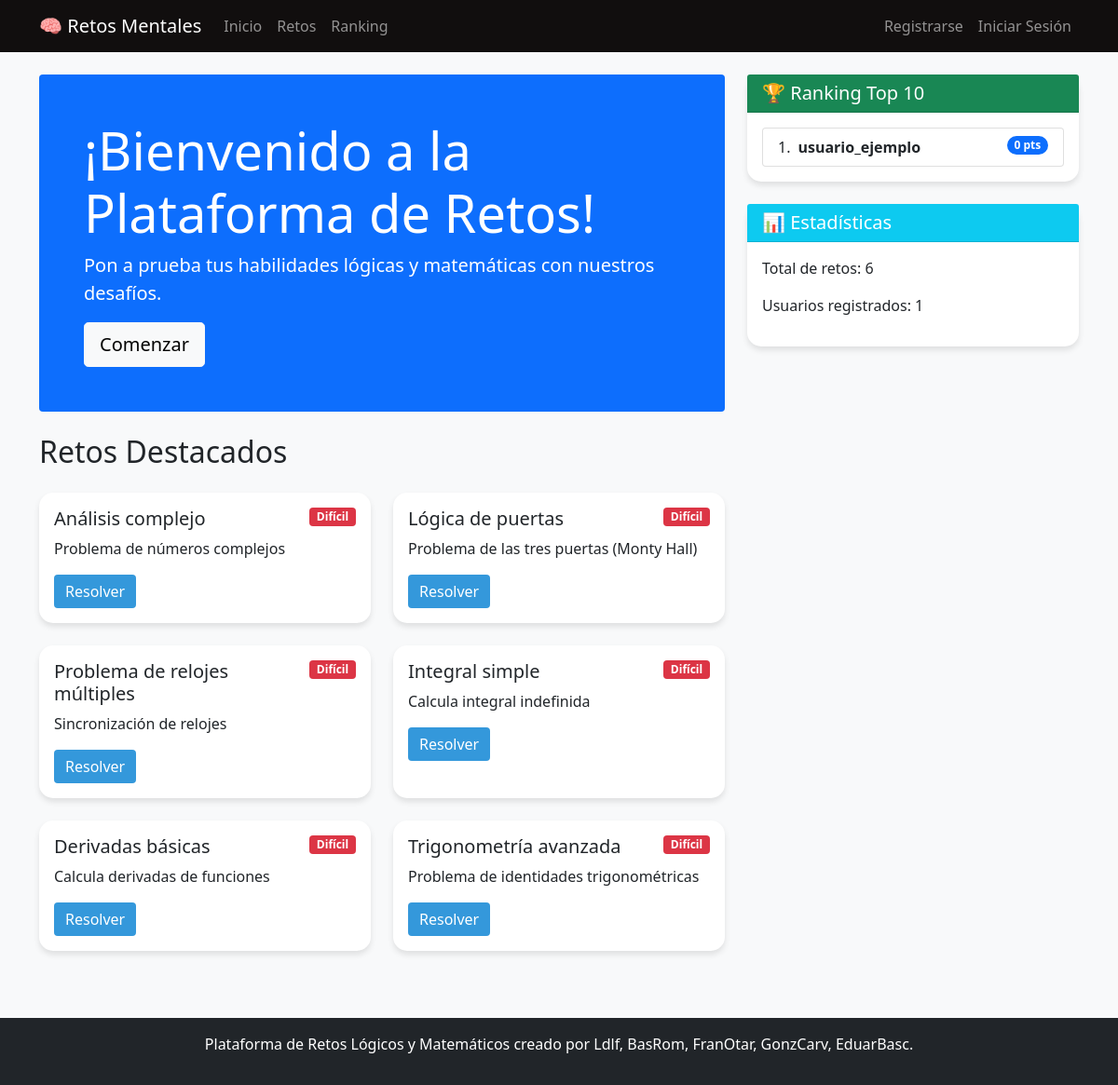
The page / on the database its author committed.
### retos/models.py (models this page shows, shortened)
class Reto(models.Model):
    DIFICULTAD_CHOICES = [
        ('F', 'Fácil'),
        ('M', 'Medio'),
        ('D', 'Difícil'),
    ]
    TIPO_CHOICES = [
        ('M', 'Matemático'),
        ('L', 'Lógico'),
        ('S', 'Sudoku'),
        ('P', 'Problema'),
    ]
    titulo = models.CharField(max_length=200)
    descripcion = models.TextField()
    contenido = models.TextField()
    dificultad = models.CharField(max_length=1, choices=DIFICULTAD_CHOICES)
    tipo = models.CharField(max_length=1, choices=TIPO_CHOICES)
    categoria = models.ForeignKey(Categoria, on_delete=models.CASCADE)
    respuesta_correcta = models.CharField(max_length=200)
    puntos = models.IntegerField(validators=[MinValueValidator(1)])
    fecha_creacion = models.DateTimeField(auto_now_add=True)
    activo = models.BooleanField(default=True)

class PerfilUsuario(models.Model):
    usuario = models.OneToOneField(User, on_delete=models.CASCADE)
    puntos_totales = models.IntegerField(default=0)
    retos_resueltos = models.IntegerField(default=0)

### retos/views.py (the view)
# urls.py: path('', views.home, name='home'),
def home(request):
    categorias = Categoria.objects.all()
    retos_destacados = Reto.objects.filter(activo=True).order_by('-fecha_creacion')[:6]
    ranking = PerfilUsuario.objects.order_by('-puntos_totales')[:10]
    context = {
        'categorias': categorias,
        'retos_destacados': retos_destacados,
        'ranking': ranking,
    }
    return render(request, 'retos/home.html', context)

### retos/templates/retos/home.html
{% extends 'retos/base.html' %}
{% block content %}
<div class="row">
    <div class="col-md-8">
        <div class="jumbotron bg-primary text-white p-5 rounded mb-4">
            <h1 class="display-4">¡Bienvenido a la Plataforma de Retos!</h1>
            <p class="lead">Pon a prueba tus habilidades lógicas y matemáticas con nuestros desafíos.</p>
            <a class="btn btn-light btn-lg" href="{% url 'lista_retos' %}">Comenzar</a>
        </div>
        <h2 class="mb-4">Retos Destacados</h2>
        <div class="row">
            {% for reto in retos_destacados %}
            <div class="col-md-6 mb-4">
                <div class="card h-100 dificultad-{{ reto.dificultad|lower }}">
                    <div class="card-body">
                        <span class="badge bg-{% if reto.dificultad == 'F' %}success{% elif reto.dificultad == 'M' %}warning{% else %}danger{% endif %} float-end">
                            {{ reto.get_dificultad_display }}
                        </span>
                        <h5 class="card-title">{{ reto.titulo }}</h5>
                        <p class="card-text">{{ reto.descripcion|truncatewords:20 }}</p>
                        <a href="{% url 'detalle_reto' reto.id %}" class="btn btn-primary">Resolver</a>
                    </div>
                </div>
            </div>
            {% endfor %}
        </div>
    </div>
    <div class="col-md-4">
        <div class="card mb-4">
            <div class="card-header bg-success text-white">
                <h5 class="mb-0">🏆 Ranking Top 10</h5>
            </div>
            <div class="card-body">
                <ol class="list-group list-group-numbered">
                    {% for usuario in ranking %}
                    <li class="list-group-item d-flex justify-content-between align-items-start">
                        <div class="ms-2 me-auto">
                            <div class="fw-bold">{{ usuario.usuario.username }}</div>
                        </div>
                        <span class="badge bg-primary rounded-pill">{{ usuario.puntos_totales }} pts</span>
                    </li>
                    {% endfor %}
                </ol>
            </div>
        </div>
        <div class="card">
            <div class="card-header bg-info text-white">
                <h5 class="mb-0">📊 Estadísticas</h5>
            </div>
            <div class="card-body">
                <p>Total de retos: {{ retos_destacados.count }}</p>
                <p>Usuarios registrados: {{ ranking.count }}</p>
            </div>
        </div>
    </div>
</div>
{% endblock %}

### retos/templates/retos/base.html (shortened to what this page needs)
<!DOCTYPE html>
<html lang="es">
<head>
    <link href="https://cdn.jsdelivr.net/npm/bootstrap@5.1.3/dist/css/bootstrap.min.css" rel="stylesheet">
</head>
<body>
    <nav class="navbar navbar-expand-lg navbar-dark">
        <div class="container">
            <a class="navbar-brand" href="{% url 'home' %}">🧠 Retos Mentales</a>
            <div class="collapse navbar-collapse" id="navbarNav">
                <ul class="navbar-nav me-auto">
                    <li class="nav-item">
                        <a class="nav-link" href="{% url 'home' %}">Inicio</a>
                    </li>
                    <li class="nav-item">
                        <a class="nav-link" href="{% url 'lista_retos' %}">Retos</a>
                    </li>
                    <li class="nav-item">
                        <a class="nav-link" href="{% url 'ranking' %}">Ranking</a>
                    </li>
                </ul>
                <ul class="navbar-nav">
                    {% if user.is_authenticated %}
                        <li class="nav-item">
                            <span class="navbar-text me-3">Hola, {{ user.username }}</span>
                        </li>
                        <li class="nav-item">
                            <a class="nav-link" href="{% url 'logout' %}">Cerrar Sesión</a>
                        </li>
                    {% else %}
                        <li class="nav-item">
                            <a class="nav-link" href="{% url 'registro' %}">Registrarse</a>
                        </li>
                        <li class="nav-item">
                            <a class="nav-link" href="{% url 'login' %}">Iniciar Sesión</a>
                        </li>
                    {% endif %}
                </ul>
            </div>
        </div>
    </nav>
    <div class="container mt-4">
        {% block content %}
        {% endblock %}
    </div>
    <footer class="bg-dark text-white text-center py-3 mt-5">
        <div class="container">
            <p>Plataforma de Retos Lógicos y Matemáticos creado por Ldlf, BasRom, FranOtar, GonzCarv, EduarBasc.</p>
        </div>
    </footer>
</body>
</html>

### retos/templates/retos/base.html (style rules this page uses)
body { background-color: #f8f9fa; }
.navbar { background-color: #110e0e; }
.card { border: none; border-radius: 15px; box-shadow: 0 4px 6px rgba(0, 0, 0, 0.1); transition: transform 0.3s; }
.btn-primary { background-color: #3498db; border: none; }

### rows shown on the page
Reto: dificultad "Difícil", titulo "Análisis complejo", descripcion "Problema de números complejos"
Reto: dificultad "Difícil", titulo "Lógica de puertas", descripcion "Problema de las tres puertas (Monty Hall)"
Reto: dificultad "Difícil", titulo "Problema de relojes múltiples", descripcion "Sincronización de relojes"
Reto: dificultad "Difícil", titulo "Integral simple", descripcion "Calcula integral indefinida"
Reto: dificultad "Difícil", titulo "Derivadas básicas", descripcion "Calcula derivadas de funciones"
Reto: dificultad "Difícil", titulo "Trigonometría avanzada", descripcion "Problema de identidades trigonométricas"
PerfilUsuario: usuario.username "usuario_ejemplo", puntos_totales "0"

### other values the page prints
{{ retos_destacados.count }} "6"
{{ ranking.count }} "1"
